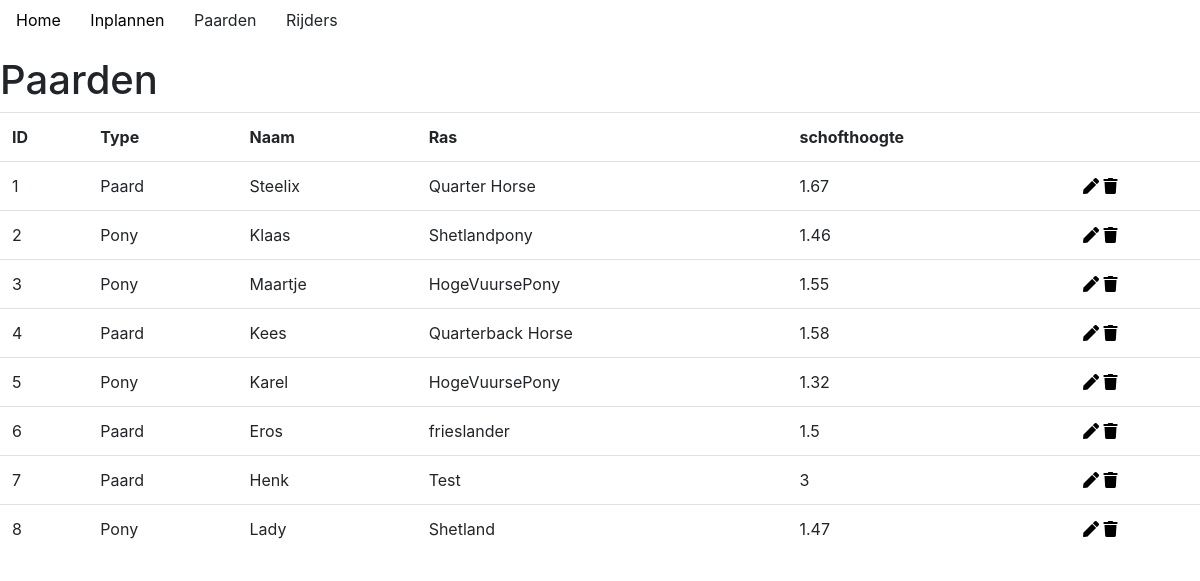
Page /horse/index on the committed database.
### tables this page shows
CREATE TABLE `horses` (
  `HorseID` int(11) NOT NULL,
  `type` text NOT NULL,
  `HorseName` text NOT NULL,
  `ras` text NOT NULL,
  `schofthoogte` float NOT NULL
);

### core/core.php (called while the page is built, shortened)
<?php
function render($filename, $data = null)
{
	require(ROOT . 'view/templates/header.php');
	require(ROOT . 'view/' . $filename . '.php');
	require(ROOT . 'view/templates/footer.php');
}

### controller/HorseController.php (called while the page is built, shortened)
<?php
require(ROOT . "model/HorseModel.php");
function index(){
    render("horse/index", array(
        'horse' => getAllHorses()
    ));
}

### public/index.php (called while the page is built, shortened)
<?php
require(ROOT . "core/route.php");
require(ROOT . "core/core.php");
route();

### model/HorseModel.php (called while the page is built, shortened)
<?php
function getAllHorses(){
    $db = openDatabaseConnection();
    $sql = "SELECT * FROM `horses`";
    $query = $db->prepare($sql);
    $query->execute();
    return $query->fetchAll();
}
?>

### view/horse/index.php (the view)
<h1>Paarden</h1>
<table class="table">
    <tr>
        <th>ID</th>
        <th>Type</th>
        <th>Naam</th>
        <th>Ras</th>
        <th>schofthoogte</th>
        <th></th>
    </tr>
    <?php
    foreach ($data["horse"] as $horse) {
        echo '<tr><td>'.$horse["HorseID"].'</td><td>'.$horse["type"].'</td><td>'.$horse["HorseName"].'</td>
<td>'.$horse["ras"].'</td><td>'.$horse["schofthoogte"].'</td><td><a href="edit/'.$horse["HorseID"].'"><i class="fas fa-pen"></i></a> <a href="delete/'.$horse["HorseID"].'"><i class="fas fa-trash"></i></a></td></tr>';
    }
    ?>
</table>

### core/route.php (shortened to what this page needs)
<?php
function route()
{
	$url = splitUrl();
	if (!$url['controller']) {
		require(ROOT . 'controller/' . DEFAULT_CONTROLLER . 'Controller.php');
		call_user_func('index');
	} elseif (file_exists(ROOT . 'controller/' . $url['controller'] . '.php')) {
		if (function_exists($url['action'])) {
			if ($url['params']) {
				call_user_func_array($url['action'], $url['params']);
			} else {
				call_user_func($url['action']);
			}
		} else {
			require(ROOT . 'controller/ErrorController.php');
			call_user_func('error_404');
		}
	} else {
		require(ROOT . 'controller/ErrorController.php');
		call_user_func('error_404');
	}
}
function splitUrl()
{
	if (isset($_GET['url'])) {
		$tmp_url = trim($_GET['url'], "/");
		$tmp_url = filter_var($tmp_url, FILTER_SANITIZE_URL);
		$tmp_url = explode("/", $tmp_url);
		$url['controller'] = isset($tmp_url[0]) ? ucwords($tmp_url[0] . 'Controller') : null;
		$url['action'] = isset($tmp_url[1]) ? $tmp_url[1] : 'index';
		unset($tmp_url[0], $tmp_url[1]);
		$url['params'] = array_values($tmp_url);
		return $url;
	}
}

### view/templates/header.php (shortened to what this page needs)
<!DOCTYPE html>
<html>
<head>
    <link rel="stylesheet" href="https://use.fontawesome.com/releases/v5.3.1/css/all.css">
    <link rel="stylesheet" href="https://maxcdn.bootstrapcdn.com/bootstrap/4.3.1/css/bootstrap.min.css">
	<link rel="stylesheet" href="<?= URL ?>css/style.css">
</head>
<body>
<div id="container">
    <nav class="navbar navbar-inverse">
        <ul>
            <li><a href="<?= URL ?>home/index">Home</a></li>
            <li><a href="<?= URL ?>home/plannen">Inplannen</a></li>
            <li>
                <div class="dropdown">
                    <span>Paarden</span>
                </div>
            </li>
            <li>
                <div class="dropdown">
                    <span>Rijders</span>
                </div>
            </li>
        </ul>
    </nav>

### view/templates/footer.php (shortened to what this page needs)
</div>
</body>
</html>

### public/css/style.css (style rules this page uses)
#container { width: 1200px; margin: 0px auto; }
ul { padding: 0px; }
li { display: inline-block; margin: 0px 25px 0px 0px; }
a { text-decoration: none; color: black; }
.dropdown { position: relative; display: inline-block; }

### rows in the picture
horses: HorseID "1", type "Paard", HorseName "Steelix", ras "Quarter Horse", schofthoogte "1.67"
horses: HorseID "2", type "Pony", HorseName "Klaas", ras "Shetlandpony", schofthoogte "1.46"
horses: HorseID "3", type "Pony", HorseName "Maartje", ras "HogeVuursePony", schofthoogte "1.55"
horses: HorseID "4", type "Paard", HorseName "Kees", ras "Quarterback Horse", schofthoogte "1.58"
horses: HorseID "5", type "Pony", HorseName "Karel", ras "HogeVuursePony", schofthoogte "1.32"
horses: HorseID "6", type "Paard", HorseName "Eros", ras "frieslander", schofthoogte "1.5"
horses: HorseID "7", type "Paard", HorseName "Henk", ras "Test", schofthoogte "3"
horses: HorseID "8", type "Pony", HorseName "Lady", ras "Shetland", schofthoogte "1.47"
